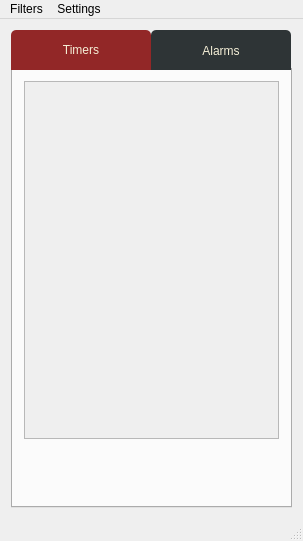
<?xml version="1.0" encoding="UTF-8"?>
<ui version="4.0">
 <class>MainWindow</class>
 <widget class="QMainWindow" name="MainWindow">
  <property name="geometry">
   <rect>
    <x>0</x>
    <y>0</y>
    <width>303</width>
    <height>500</height>
   </rect>
  </property>
  <property name="windowTitle">
   <string>SmartTimer</string>
  </property>
  <property name="styleSheet">
   <string notr="true">color: rgb(245, 239, 215);
background-color: rgb(46, 52, 54);
QMainWindow{
	min-width:303px;
	min-height:500px;
	max-width:303px;
	max-height:500px;
}

QWidget#centralWidget
{
	min-width:303px;
	min-height:500px;
	max-width:303px;
	max-height:500px;
}</string>
  </property>
  <widget class="QWidget" name="centralWidget">
   <property name="styleSheet">
    <string notr="true">QTabBar::tab{
	color:rgb(245, 239, 215);
	background-color: rgb(46, 52, 54);
	border-top-left-radius: 5px;
	border-top-right-radius: 5px;
	min-width:140px;
	min-height:40px;
}

QTabBar::tab:selected
{
	background-color: rgb(146, 39, 39);
}

QTabBar::tab:!selected:hover{
	background-color: rgb(77, 15, 15);
}

QPushButton
{
min-height:50px;
max-height:50px;
border: 30px;
}

QPushButton#addTimerButton
{
image: url(:/add_icon.svg);
}

QPushButton#addTimerButton:pressed
{
image: url(:/add_clicked_icon.svg);
}

QPushButton#addAlarmButton
{
image: url(:/add_icon.svg);
}

QPushButton#addAlarmButton:pressed
{
image: url(:/add_clicked_icon.svg);
}

QWiget:pressed
{
background-color: rgb(77, 15, 15);
}</string>
   </property>
   <layout class="QVBoxLayout" name="verticalLayout_3">
    <item>
     <widget class="QTabWidget" name="tabWidget">
      <property name="currentIndex">
       <number>0</number>
      </property>
      <widget class="QWidget" name="tab">
       <attribute name="title">
        <string>Timers</string>
       </attribute>
       <layout class="QVBoxLayout" name="verticalLayout">
        <item>
         <widget class="QScrollArea" name="timerList">
          <property name="widgetResizable">
           <bool>true</bool>
          </property>
          <widget class="QWidget" name="scrollAreaWidgetContents">
           <property name="geometry">
            <rect>
             <x>0</x>
             <y>0</y>
             <width>261</width>
             <height>320</height>
            </rect>
           </property>
          </widget>
         </widget>
        </item>
        <item>
         <widget class="QPushButton" name="addTimerButton">
          <property name="styleSheet">
           <string notr="true">min-height:50px;
max-height:50px;
border: 30px;</string>
          </property>
          <property name="text">
           <string/>
          </property>
         </widget>
        </item>
       </layout>
      </widget>
      <widget class="QWidget" name="tab_2">
       <attribute name="title">
        <string>Alarms</string>
       </attribute>
       <layout class="QVBoxLayout" name="verticalLayout_2">
        <item>
         <widget class="QScrollArea" name="alarmList">
          <property name="widgetResizable">
           <bool>true</bool>
          </property>
          <widget class="QWidget" name="scrollAreaWidgetContents_2">
           <property name="geometry">
            <rect>
             <x>0</x>
             <y>0</y>
             <width>261</width>
             <height>320</height>
            </rect>
           </property>
          </widget>
         </widget>
        </item>
        <item>
         <widget class="QPushButton" name="addAlarmButton">
          <property name="text">
           <string/>
          </property>
         </widget>
        </item>
       </layout>
      </widget>
     </widget>
    </item>
   </layout>
  </widget>
  <widget class="QStatusBar" name="statusBar"/>
  <widget class="QMenuBar" name="menuBar">
   <property name="geometry">
    <rect>
     <x>0</x>
     <y>0</y>
     <width>303</width>
     <height>22</height>
    </rect>
   </property>
   <widget class="QMenu" name="menuFilters">
    <property name="title">
     <string>Filters</string>
    </property>
    <widget class="QMenu" name="menuShow_by_day">
     <property name="title">
      <string>Show by day</string>
     </property>
     <addaction name="actionSunday"/>
     <addaction name="actionMonday"/>
     <addaction name="actionTuesday"/>
     <addaction name="actionWednesday"/>
     <addaction name="actionThursday"/>
     <addaction name="actionFriday"/>
     <addaction name="actionSaturday"/>
     <addaction name="actionEveryday"/>
    </widget>
    <addaction name="actionNo_filter"/>
    <addaction name="actionShow_enabled"/>
    <addaction name="actionShow_disabled"/>
    <addaction name="separator"/>
    <addaction name="menuShow_by_day"/>
   </widget>
   <widget class="QMenu" name="menuSettings">
    <property name="title">
     <string>Settings</string>
    </property>
    <addaction name="actionChange"/>
   </widget>
   <addaction name="menuFilters"/>
   <addaction name="menuSettings"/>
  </widget>
  <action name="actionNo_filter">
   <property name="text">
    <string>No filter</string>
   </property>
  </action>
  <action name="actionShow_enabled">
   <property name="text">
    <string>Show enabled</string>
   </property>
  </action>
  <action name="actionShow_disabled">
   <property name="text">
    <string>Show disabled</string>
   </property>
  </action>
  <action name="actionSunday">
   <property name="text">
    <string>Sunday</string>
   </property>
  </action>
  <action name="actionMonday">
   <property name="text">
    <string>Monday</string>
   </property>
  </action>
  <action name="actionTuesday">
   <property name="text">
    <string>Tuesday</string>
   </property>
  </action>
  <action name="actionWednesday">
   <property name="text">
    <string>Wednesday</string>
   </property>
  </action>
  <action name="actionThursday">
   <property name="text">
    <string>Thursday</string>
   </property>
  </action>
  <action name="actionFriday">
   <property name="text">
    <string>Friday</string>
   </property>
  </action>
  <action name="actionSaturday">
   <property name="text">
    <string>Saturday</string>
   </property>
  </action>
  <action name="actionEveryday">
   <property name="text">
    <string>Everyday</string>
   </property>
  </action>
  <action name="actionChange">
   <property name="text">
    <string>Change</string>
   </property>
  </action>
 </widget>
 <layoutdefault spacing="6" margin="11"/>
 <resources/>
 <connections/>
</ui>
